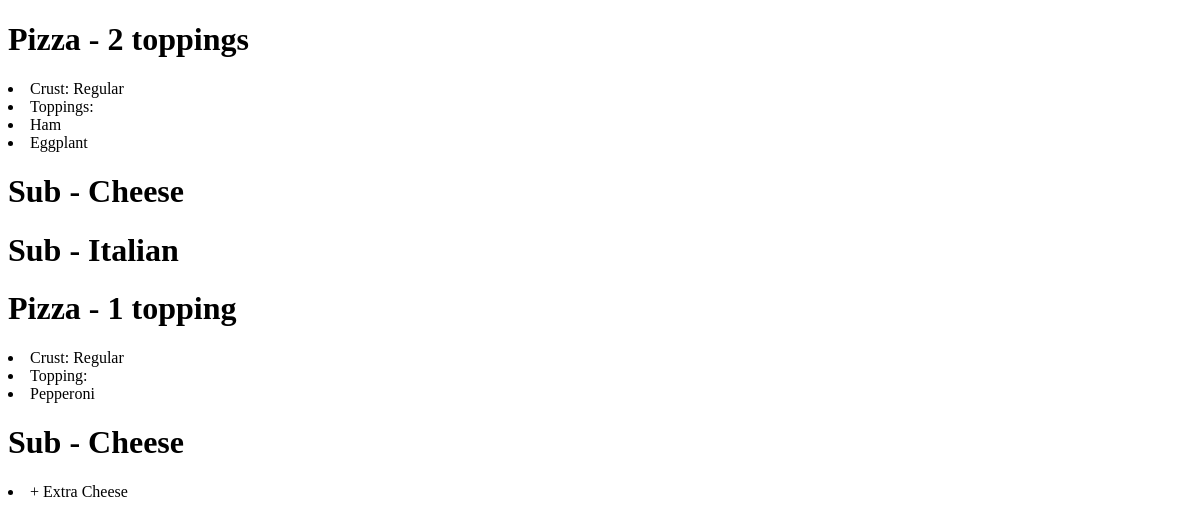
Before: /cart (signed in) with the older database file.
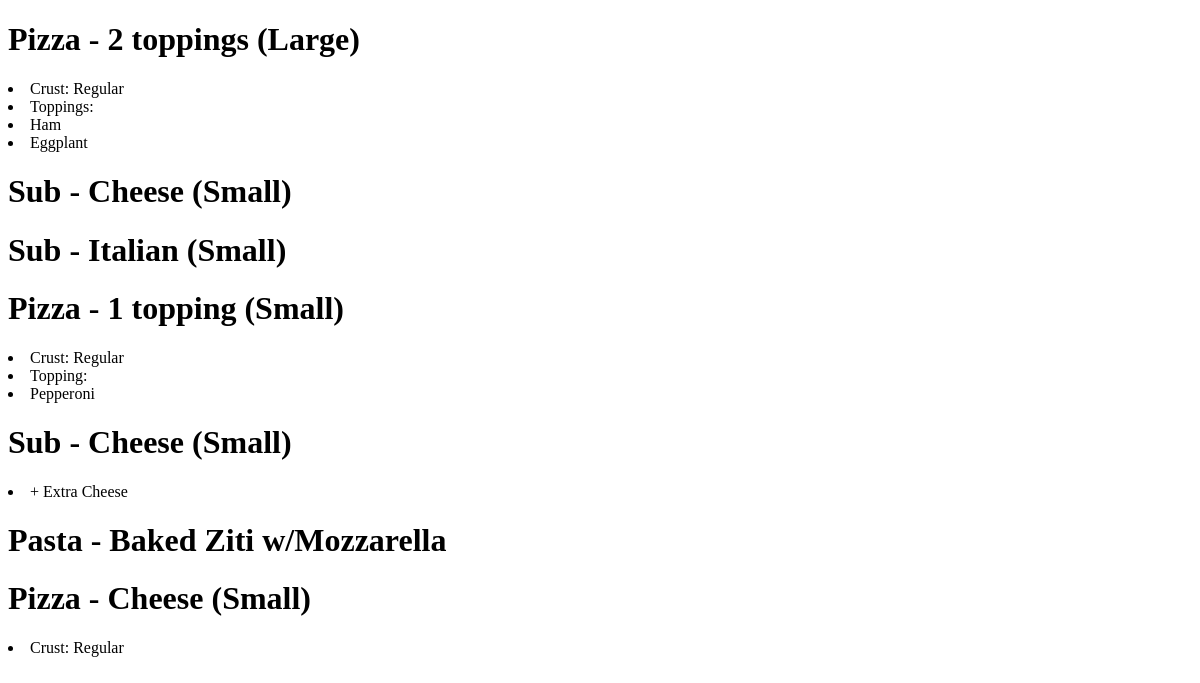
After: the same page with the newer database file.
### orders/models.py (models this page shows, shortened)
class CartItem(models.Model):
    user = models.ForeignKey(User, on_delete=models.CASCADE, related_name='cart')
    item = models.ForeignKey(Item, on_delete=models.CASCADE)
    quantity = models.IntegerField(default=1)
    toppings =models.ManyToManyField(Topping, blank=True, related_name='toppings') # For pizza
    extra = models.BooleanField(default=False) # For sub
    price = models.IntegerField(default=0)

class Item(models.Model):
    category = models.ForeignKey(Category, on_delete=models.CASCADE)
    name = models.CharField(max_length=64)
    S = 'Small'
    L = 'Large'
    SIZE_CHOICES = (
        (S, 'Small'),
        (L, 'Large')
    )
    size = models.CharField(max_length=8, choices=SIZE_CHOICES, blank=True)
    price = models.IntegerField(blank=True, default=0) # Blankable for Toppings

class Category(models.Model):
    PIZZA = 'Pizza'
    TOPPING = 'Topping'
    SUB = 'Sub'
    EXTRA = 'Extra'
    PASTA = 'Pasta'
    SALAD = 'Salad'
    DINNER = 'Dinner Platter'
    CATEGORY_CHOICES = (
        (PIZZA, 'Pizza'),
        (TOPPING, 'Topping'),
        (SUB, 'Sub menu'),
        (EXTRA, 'Extra'),
        (PASTA, 'Pasta'),
        (SALAD, 'Salad'),
        (DINNER, 'Dinner Platter')
    )
    name = models.CharField(max_length=16, choices=CATEGORY_CHOICES)
    class Meta:
        verbose_name = "Category"
        verbose_name_plural = "Categories"
    def __str__(self):
        return f"{self.name}"

class Pizza(Item):
    REGULAR = 'Regular'
    SICILIAN = 'Sicilian'
    CRUST_CHOICES = (
        (REGULAR, 'Regular'),
        (SICILIAN, 'Sicilian')
    )
    crust = models.CharField(max_length=8, choices=CRUST_CHOICES)
    max_toppings = models.IntegerField(default=0)

class Topping(Item):
    """Define toppings."""

### orders/views.py (the view)
# urls.py: path('cart', views.cart_list, name='cart'),
@login_required(login_url='/login')
def cart_list(request):
    cart_list = CartItem.objects.filter(user=request.user).all()
    context = {
        "cart_list": cart_list
    }
    return render(request, 'orders/cart.html', context)

### orders/templates/orders/cart.html
{% extends 'base_orders.html' %}
{% block body %}
{% if cart_list %}
<p>
    {% for cart_item in cart_list %}
        <h1>{{ cart_item.item.category }} - {{ cart_item.item.name }} {% if cart_item.item.size %}({{ cart_item.item.size }}){% endif %}</h1>
        {% if cart_item.item.category.name == 'Pizza' %}
            <li>Crust: {{ cart_item.item.pizza.crust }} </li>
            {% if cart_item.toppings.all|length >= 1 %}
                <li>Topping{{ cart_item.toppings.all|pluralize }}:
                {% for topping in cart_item.toppings.all %}
                    <li>{{ topping.name }}</li>
                {% endfor %}
                </li>
            {% endif %}
        {% elif cart_item.extra %}
            <li>+ Extra Cheese</li>
        {% endif %}
    {% endfor %}
</p>
{% else %}
    <div>No items in the cart.</div>
{% endif %}
{% endblock %}

### orders/templates/base_orders.html (shortened to what this page needs)
<!DOCTYPE html>
<html>
<head>
</head>
<body>
{% block body %}
{% endblock %}
</body>
</html>

Changed rows visible on the page:
changed through a linked row, CartItem "2 toppings": item.size (not shown) → "Large"
changed through a linked row, CartItem (number 2 of 7 on the later page): item.size (not shown) → "Small"
changed through a linked row, CartItem "Italian": item.size (not shown) → "Small"
changed through a linked row, CartItem "1 topping": item.size (not shown) → "Small"
changed through a linked row, CartItem (number 5 of 7 on the later page): item.size (not shown) → "Small"
added CartItem: item.category "Pasta", item.name "Baked Ziti w/Mozzarella"
added CartItem: item.category "Pizza", item.name "Cheese", item.size "Small", item.pizza.crust "Regular"
